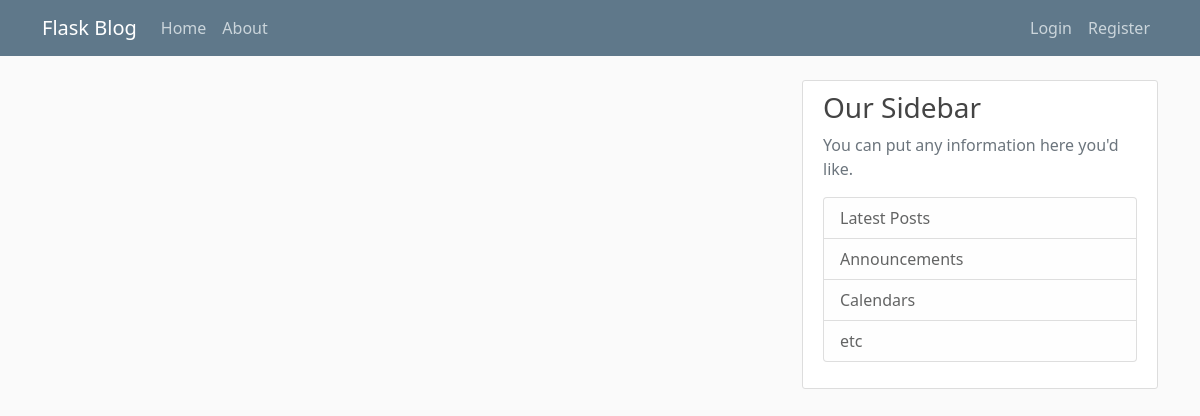
Page /home on the earlier database version.
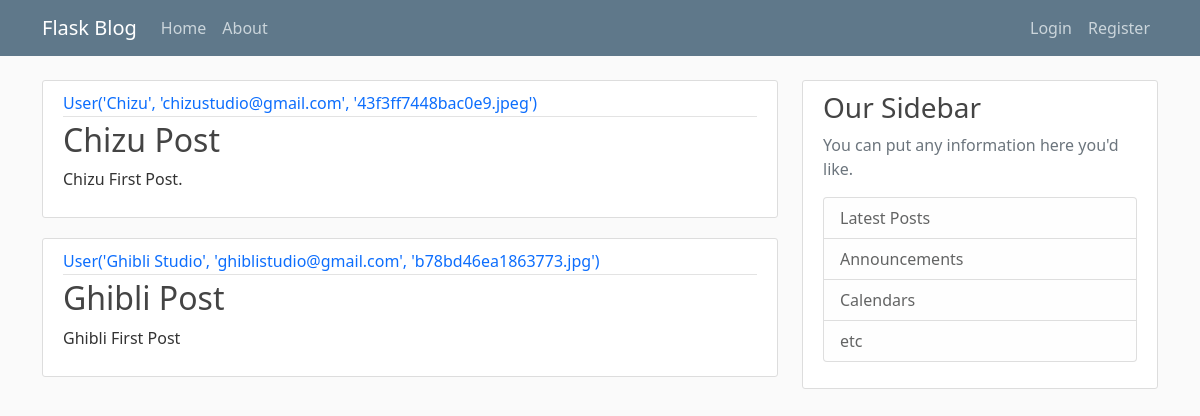
Same page on the later database version.
### flaskBlog/models.py (models this page shows, shortened)
class Post(db.Model):
    id = db.Column(db.Integer, primary_key=True)
    title = db.Column(db.String(100), nullable=False)
    date_posted = db.Column(db.DateTime, nullable=False, default=datetime.utcnow)
    content = db.Column(db.Text, nullable=False)
    user_id = db.Column(db.Integer, db.ForeignKey('user.id'), nullable=False)

class User(db.Model, UserMixin):
    id = db.Column(db.Integer, primary_key=True)
    username = db.Column(db.String(20), unique=True, nullable=False)
    email = db.Column(db.String(120), unique=True, nullable=False)
    image_file = db.Column(db.String(20), nullable=False, default='default.jpg')
    password = db.Column(db.String(60), nullable=False)
    posts = db.relationship('Post', backref='author', lazy=True)
    def __repr__(self):
        return f"User('{self.username}', '{self.email}', '{self.image_file}')"

### flaskBlog/routes.py (the view)
@app.route("/")
@app.route("/home")
def home():
    posts = Post.query.all()
    return render_template("home.html", posts=posts)

### flaskBlog/templates/home.html (shortened to what this page needs)
{% extends "layout.html" %}
{% block content %}
{% for post in posts %}
<article class="media content-section">
  <div class="media-body">
    <div class="article-metadata">
      <a class="mr-2" href="#" style="text-decoration: none;">{{ post.author }}</a>
    </div>
    <h2><a class="article-title" href="#" style="text-decoration: none;">{{ post.title }}</a></h2>
    <p class="article-content">{{ post.content }}</p>
  </div>
</article>
{% endfor %}
{% endblock content %}

### flaskBlog/templates/layout.html (shortened to what this page needs)
<!DOCTYPE html>
<html lang="en">
<head>
  <link href="https://cdn.jsdelivr.net/npm/bootstrap@5.0.2/dist/css/bootstrap.min.css" rel="stylesheet"
>
  <link rel="stylesheet" type="text/css" href="{{ url_for('static', filename='main.css') }}">
</head>
<body>
  <header class="site-header">
    <nav class="navbar navbar-expand-md navbar-dark bg-steel fixed-top">
      <div class="container">
        <a class="navbar-brand mr-4" href="/">Flask Blog</a>
        <div class="collapse navbar-collapse" id="navbarToggle">
          <div class="navbar-nav mr-auto">
            <a class="nav-item nav-link" href="{{ url_for('home') }}">Home</a>
            <a class="nav-item nav-link" href="{{ url_for('about') }}">About</a>
          </div>
          <div class="navbar-nav ms-auto">
            {% if current_user.is_authenticated %}
            <a class="nav-item nav-link" href="{{ url_for('account') }}">Account</a>
            <a class="nav-item nav-link" href="{{ url_for('logout') }}">Logout</a>
            {% else %}
            <a class="nav-item nav-link" href="{{ url_for('login') }}">Login</a>
            <a class="nav-item nav-link" href="{{ url_for('register') }}">Register</a>
            {% endif %}
          </div>
        </div>
      </div>
    </nav>
  </header>
  <main role="main" class="container">
    <div class="row">
      <div class="col-md-8">
        {% block content %}{% endblock %}
      </div>
      <div class="col-md-4">
        <div class="content-section">
          <h3>Our Sidebar</h3>
          <p class='text-muted'>You can put any information here you'd like.
          <ul class="list-group">
            <li class="list-group-item list-group-item-light">Latest Posts</li>
            <li class="list-group-item list-group-item-light">Announcements</li>
            <li class="list-group-item list-group-item-light">Calendars</li>
            <li class="list-group-item list-group-item-light">etc</li>
          </ul>
          </p>
        </div>
      </div>
    </div>
  </main>
</body>
</html>

### flaskBlog/static/main.css (style rules this page uses)
body { background: #fafafa; color: #333333; margin-top: 5rem; }
h1, h2, h3, h4, h5, h6 { color: #444444; }
.bg-steel { background-color: #5f788a; }
.site-header .navbar-nav .nav-link { color: #cbd5db; }
.content-section { background: #ffffff; padding: 10px 20px; border: 1px solid #dddddd; border-radius: 3px; margin-bottom: 20px; }
.article-title { color: #444444; }
.article-content { white-space: pre-line; }
.article-metadata { padding-bottom: 1px; margin-bottom: 4px; border-bottom: 1px solid #e3e3e3; }

Differences in the rows shown:
added Post: author "User('Chizu', 'chizustudio@gmail.com', '43f3ff7448bac0e9.jpeg')", title "Chizu Post", content "Chizu First Post."
added Post: author "User('Ghibli Studio', 'ghiblistudio@gmail.com', 'b78bd46ea1863773.jpg')", title "Ghibli Post", content "Ghibli First Post"
